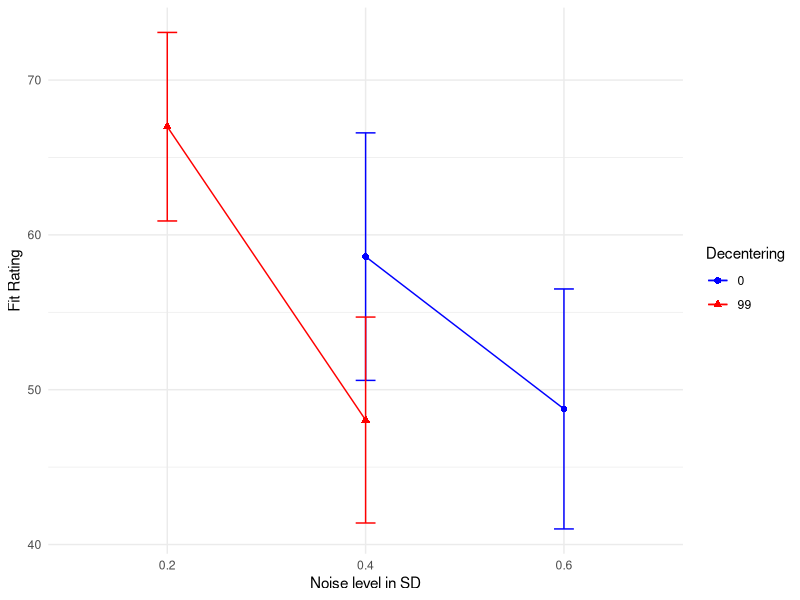
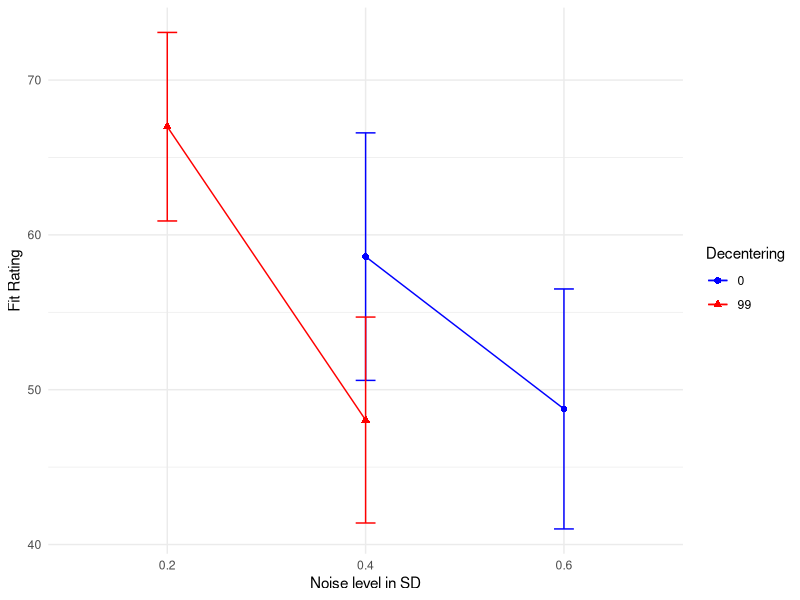

Reproduce these figures in R, in order.
## ---- chunk 1
# initializing
#rm(list = ls())
library(dplyr)
data = read.csv('data_anonymized.csv')
## ---- chunk 2
data$completion_time_numeric <- as.numeric(data$completion.time)
Q1 <- quantile(data$completion_time_numeric, 0.25)
Q3 <- quantile(data$completion_time_numeric, 0.75)
IQR <- Q3 - Q1

lower_bound <- Q1 - 1.5 * IQR
upper_bound <- Q3 + 1.5 * IQR

outlier_indices <- which(data$completion_time_numeric < lower_bound | data$completion_time_numeric > upper_bound)
## ---- chunk 3
data.cleaned = data[-38,]
## ---- chunk 4
data.processed <- data.cleaned %>%
  mutate(sd02_decentering99 = (sd02_decentering99_down + sd02_decentering99_up) / 2, sd04_decentering99 = (sd04_decentering99_down + sd04_decentering99_up) / 2,sd06_decentering99 = (sd06_decentering99_down + sd06_decentering99_up) / 2)
data.save = data.processed[,c(1,3,4,7,10,13,15,16,17)]
write.csv(data.save,'data_processed.csv')
## ---- chunk 5
library(ggplot2)
data.mask = data.save[,c(-4,-9)]
data_long <- reshape2::melt(data.mask, id.vars = c("id", "sex", "age"), variable.name = "Condition", value.name = "Score")
data_long$Noise <- paste0("0.",gsub("sd0([2|4|6])_decentering.*", "\\1", data_long$Condition))
data_long$Decentering <- ifelse(grepl("decentering0$", data_long$Condition), "0", "99")

summary_df <- data_long %>%
  group_by(Noise, Decentering) %>%
  summarise(Mean = mean(Score), SE = sd(Score) / sqrt(n()), .groups = "drop")

p <- ggplot(summary_df, aes(x = Noise, y = Mean, group = Decentering, shape = Decentering, color = Decentering)) +
  geom_point(size = 2) +
  geom_line() +
  geom_errorbar(aes(ymin = Mean - 1.96 * SE, ymax = Mean + 1.96 * SE), width = 0.1) +
  theme_minimal() +
  labs(x = "Noise level in SD", y = "Fit Rating")+
  scale_shape_manual(values = c("0" = 16, "99" = 17))+
  scale_color_manual(values = c("0" = "blue", "99" = "red"))

ggsave("plot_descriptive.png", device = "png")
print(p)
